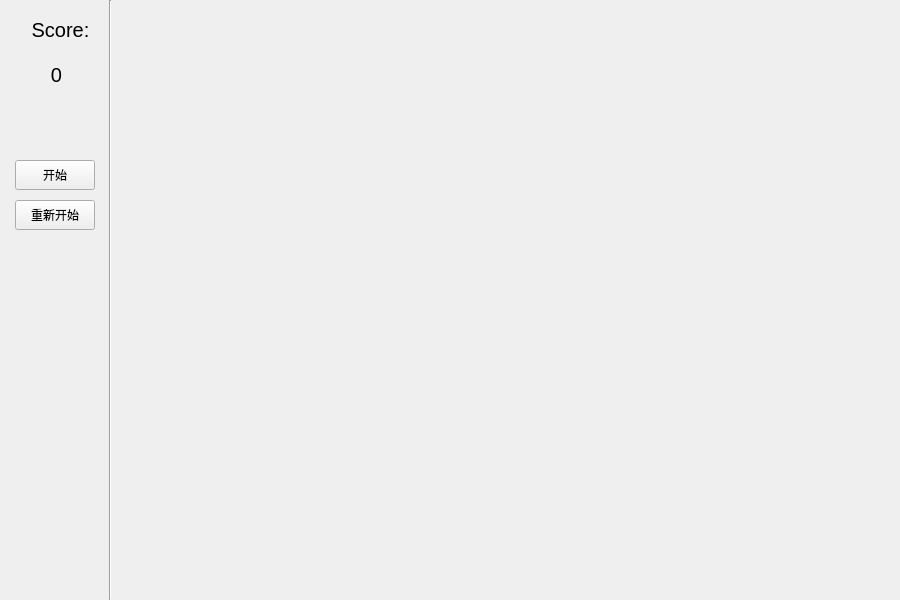
<ui version="4.0">
 <author/>
 <comment/>
 <exportmacro/>
 <class>Snake</class>
 <widget class="QWidget" name="Snake">
  <property name="geometry">
   <rect>
    <x>0</x>
    <y>0</y>
    <width>900</width>
    <height>600</height>
   </rect>
  </property>
  <property name="windowTitle">
   <string>Widget</string>
  </property>
  <widget class="QPushButton" name="pause">
   <property name="geometry">
    <rect>
     <x>15</x>
     <y>160</y>
     <width>80</width>
     <height>30</height>
    </rect>
   </property>
   <property name="text">
    <string>开始</string>
   </property>
  </widget>
  <widget class="QPushButton" name="restart">
   <property name="geometry">
    <rect>
     <x>15</x>
     <y>200</y>
     <width>80</width>
     <height>30</height>
    </rect>
   </property>
   <property name="text">
    <string>重新开始</string>
   </property>
  </widget>
  <widget class="Line" name="line">
   <property name="geometry">
    <rect>
     <x>100</x>
     <y>0</y>
     <width>20</width>
     <height>600</height>
    </rect>
   </property>
   <property name="orientation">
    <enum>Qt::Vertical</enum>
   </property>
  </widget>
  <widget class="QLabel" name="score_title">
   <property name="geometry">
    <rect>
     <x>10</x>
     <y>0</y>
     <width>101</width>
     <height>60</height>
    </rect>
   </property>
   <property name="font">
    <font>
     <pointsize>15</pointsize>
    </font>
   </property>
   <property name="text">
    <string>Score:</string>
   </property>
   <property name="alignment">
    <set>Qt::AlignCenter</set>
   </property>
  </widget>
  <widget class="QLabel" name="Score">
   <property name="geometry">
    <rect>
     <x>11</x>
     <y>54</y>
     <width>91</width>
     <height>41</height>
    </rect>
   </property>
   <property name="font">
    <font>
     <pointsize>15</pointsize>
    </font>
   </property>
   <property name="text">
    <string>0</string>
   </property>
   <property name="alignment">
    <set>Qt::AlignCenter</set>
   </property>
  </widget>
 </widget>
 <pixmapfunction/>
 <connections/>
</ui>
